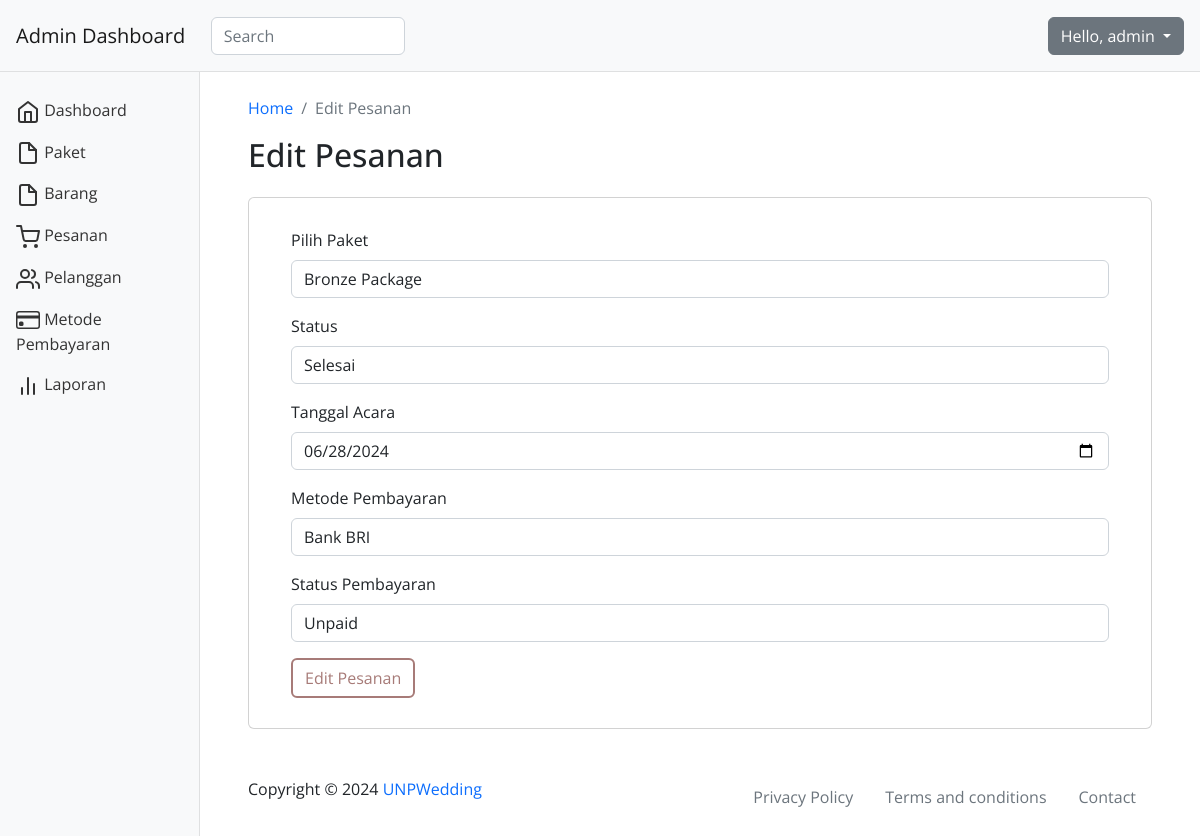
The page /dashboard/edit_order.php?id=31 (signed in) on the database its author committed.
### tables this page shows
CREATE TABLE IF NOT EXISTS `orders` (
  `o_id` int NOT NULL AUTO_INCREMENT,
  `o_user_id` int NOT NULL,
  `o_p_id` int NOT NULL,
  `o_pm_id` int NOT NULL,
  `o_status` enum('Menunggu dikonfirmasi','Dikonfirmasi','Selesai','') NOT NULL,
  `o_event_date` date NOT NULL,
  `o_created_at` datetime NOT NULL,
  PRIMARY KEY (`o_id`),
  KEY `o_user_id` (`o_user_id`),
  KEY `o_p_id` (`o_p_id`),
  KEY `o_payment_id` (`o_pm_id`),
  KEY `o_pm_id` (`o_pm_id`)
);

CREATE TABLE IF NOT EXISTS `packages` (
  `p_id` int NOT NULL AUTO_INCREMENT,
  `p_name` varchar(255) NOT NULL,
  `p_description` text,
  `p_price` int NOT NULL,
  `p_image` varchar(255) DEFAULT NULL,
  `p_created_at` datetime NOT NULL,
  PRIMARY KEY (`p_id`)
);

CREATE TABLE IF NOT EXISTS `payment_method` (
  `pm_id` int NOT NULL AUTO_INCREMENT,
  `pm_name` varchar(50) NOT NULL,
  `pm_detail` varchar(255) NOT NULL,
  PRIMARY KEY (`pm_id`)
);

CREATE TABLE IF NOT EXISTS `payments` (
  `payment_id` int NOT NULL AUTO_INCREMENT,
  `p_user_id` int NOT NULL,
  `p_o_id` int DEFAULT NULL,
  `p_pm_id` int NOT NULL,
  `payment_sender` varchar(55) NOT NULL,
  `p_amount` int NOT NULL,
  `payment_status` enum('Unpaid','Paid DP','Fully Paid','') NOT NULL,
  `payment_proof` varchar(255) NOT NULL,
  PRIMARY KEY (`payment_id`),
  KEY `p_o_id` (`p_o_id`),
  KEY `p_user_id` (`p_user_id`)
);

### dashboard/function_orders.php (called while the page is built, shortened)
<?php
require_once("../config.php");
function getPackages() {
    global $conn;
    $stmt = $conn->prepare("SELECT p_id, p_name FROM packages");
    $stmt->execute();
    $result = $stmt->get_result();
    $packages = [];
    while ($row = $result->fetch_assoc()) {
        $packages[] = $row;
    }
    return $packages;
}
function getPaymentMethods() {
    global $conn;
    $stmt = $conn->prepare("SELECT pm_id, pm_name FROM payment_method");
    $stmt->execute();
    $result = $stmt->get_result();
    $methods = [];
    while ($row = $result->fetch_assoc()) {
        $methods[] = $row;
    }
    return $methods;
}
function getPaymentStatuses() {
    return ['Unpaid', 'Paid DP', 'Fully Paid'];
}
function getOrderById($order_id) {
    global $conn;
    $stmt = $conn->prepare("
        SELECT
            o.o_id,
            o.o_p_id,
            o.o_pm_id,
            o.o_status,
            py.payment_status,
            o.o_event_date,
            o.o_created_at,
            p.p_name,
            pm.pm_name
        FROM orders o
        JOIN packages p ON o.o_p_id = p.p_id
        LEFT JOIN payments py ON o.o_pm_id = py.payment_id
        LEFT JOIN payment_method pm ON py.p_pm_id = pm.pm_id
        WHERE o.o_id = ?
    ");
    $stmt->bind_param("i", $order_id);
    $stmt->execute();
    $result = $stmt->get_result();
    return $result->fetch_assoc();
}
?>

### dashboard/edit_order.php (the view, shortened to what this page needs)
<?php
require_once("function_page.php");
include_once "function_orders.php";
$username = $_SESSION['username'];
$order_id = $_GET['id'];
$order = getOrderById($order_id);
$packages = getPackages();
$payment_methods = getPaymentMethods();
$payment_statuses = getPaymentStatuses();
$selectedPaymentMethodId = $order['o_pm_id'];
?>
<!DOCTYPE html>
<html lang="en">
<head>
    <link rel="stylesheet" href="../vendor/bootstrap/css/bootstrap.min.css">
    <link rel="stylesheet" href="../assets/css/chartist.min.css">
    <link rel="stylesheet" href="../assets/css/style.css">
    <link rel="stylesheet" href="https://cdn.datatables.net/2.0.4/css/dataTables.dataTables.min.css">
</head>
<body>
    <nav class="navbar navbar-light bg-light p-3">
        <div class="d-flex col-12 col-md-3 col-lg-2 mb-2 mb-lg-0 flex-wrap flex-md-nowrap justify-content-between">
            <a class="navbar-brand" href="index.php">
            </a>
        </div>
        <div class="col-12 col-md-4 col-lg-2">
            <input class="form-control form-control-dark" type="text" placeholder="Search" aria-label="Search">
        </div>
        <div class="col-12 col-md-5 col-lg-8 d-flex align-items-center justify-content-md-end mt-3 mt-md-0">
            <div class="dropdown">
                <button class="btn btn-secondary dropdown-toggle" type="button" id="dropdownMenuButton" data-toggle="dropdown" aria-expanded="false">
                    Hello, <?php echo htmlspecialchars($username ?? '', ENT_QUOTES, 'UTF-8'); ?>
                </button>
            </div>
        </div>
    </nav>
    <div class="container-fluid">
        <div class="row">
            <main class="col-md-9 col-lg-10 offset-md-2 px-md-5 py-4">
                <nav aria-label="breadcrumb">
                    <ol class="breadcrumb">
                        <li class="breadcrumb-item"><a href="index.php">Home</a></li>
                        <li class="breadcrumb-item active" aria-current="page">Edit Pesanan</li>
                    </ol>
                </nav>
                <h1 class="h2">Edit Pesanan</h1>
                <div class="row">
                    <div class="col-12 col-xl-12 mb-4 mb-lg-0">
                        <div class="card">
                            <div class="container">
                                <form action="<?php echo $_SERVER["PHP_SELF"] . "?id=" . $order_id; ?>" method="POST">
                                    <div class="mb-3">
                                        <label for="package_id" class="form-label">Pilih Paket</label>
                                        <select class="form-control" id="package_id" name="package_id" required>
                                            <?php foreach ($packages as $pkg) { ?>
                                                <option value="<?php echo $pkg['p_id']; ?>" <?php if ($pkg['p_id'] == $order['o_p_id']) echo 'selected'; ?>><?php echo htmlspecialchars($pkg['p_name'], ENT_QUOTES, 'UTF-8'); ?></option>
                                            <?php } ?>
                                        </select>
                                    </div>
                                    <div class="mb-3">
                                        <label for="status" class="form-label">Status</label>
                                        <select class="form-control" id="status" name="status" required>
                                            <option value="Selesai" <?php if ($order['o_status'] == 'Selesai') echo 'selected'; ?>>Selesai</option>
                                        </select>
                                    </div>
                                    <div class="mb-3">
                                        <label for="event_date" class="form-label">Tanggal Acara</label>
                                        <input type="date" class="form-control" id="event_date" name="event_date" value="<?php echo htmlspecialchars($order['o_event_date'], ENT_QUOTES, 'UTF-8'); ?>" required>
                                    </div>
                                    <div class="mb-3">
                                        <label for="payment_method" class="form-label">Metode Pembayaran</label>
                                        <select class="form-control" id="payment_method" name="payment_method" required>
                                            <?php foreach ($payment_methods as $method) { ?>
                                                <option value="<?php echo htmlspecialchars($method['pm_id'], ENT_QUOTES, 'UTF-8'); ?>" <?php if ($method['pm_id'] == $selectedPaymentMethodId) echo 'selected'; ?>><?php echo htmlspecialchars($method['pm_name'], ENT_QUOTES, 'UTF-8'); ?></option>
                                            <?php } ?>
                                        </select>
                                    </div>
                                    <div class="mb-3">
                                        <label for="payment_status" class="form-label">Status Pembayaran</label>
                                        <select class="form-control" id="payment_status" name="payment_status" required>
                                            <?php foreach ($payment_statuses as $status) { ?>
                                                <option value="<?php echo $status; ?>" <?php if ($order['payment_status'] == $status) echo 'selected'; ?>><?php echo htmlspecialchars($status, ENT_QUOTES, 'UTF-8'); ?></option>
                                            <?php } ?>
                                        </select>
                                    </div>
                                    <button type="submit" class="btn btn-primary">Edit Pesanan</button>
                                </form>
                            </div>
                        </div>
                    </div>
                    <footer class="pt-5 d-flex justify-content-between">
                        <span>Copyright © 2024 <a href="#">UNPWedding</a></span>
                        <ul class="nav m-0">
                            <li class="nav-item">
                                <a class="nav-link text-secondary" aria-current="page" href="#">Privacy Policy</a>
                            </li>
                            <li class="nav-item">
                                <a class="nav-link text-secondary" href="#">Terms and conditions</a>
                            </li>
                            <li class="nav-item">
                                <a class="nav-link text-secondary" href="#">Contact</a>
                            </li>
                        </ul>
                    </footer>
            </main>
        </div>
    </div>
</body>
</html>

### assets/css/style.css (style rules this page uses)
html, body, div, span, applet, object, iframe, h1, h2, h3, h4, h5, h6, p, blockquote, div pre, a, abbr, acronym, address, big, cite, code, del, dfn, em, font, img, ins, kbd, q, s, samp, small, strike, strong, sub, sup, tt, var, b, u, i, center, dl, dt, dd, ol, ul, li, figure, header, nav, section, article, aside, footer, figcaption { margin: 0; padding: 0; border: 0; outline: 0; }
ul, li { padding: 0; margin: 0; list-style: none; }
header, nav, section, article, aside, footer, hgroup { display: block; }
* { box-sizing: border-box; }
html, body { font-family: 'Open Sans', sans-serif; -ms-text-size-adjust: 100%; -webkit-font-smoothing: antialiased; -moz-osx-font-smoothing: grayscale; }
a { text-decoration: none !important; }
h1, h2, h3, h4, h5, h6 { margin-top: 0px; margin-bottom: 0px; font-weight: 700; }
ul { margin-bottom: 0px; }
html, body { font-family: 'Open Sans', sans-serif; }
.nav { justify-content: right; }
.btn-primary { color: #A77B78; background-color: transparent; border: 2px solid #A77B78; }
button, .accordion-button { color: #A77B78; }
button, .accordion-button:hover { color: #000; }
.page-order, .card { margin: 30px 0 0 0; padding: 50px; }
button[type=button] { width: 100%; }
.page-payment, .card { margin: 15px 0 0 0; padding: 30px; }
.main, .col-lg-10 { float: right; }
.navbar { box-shadow: inset 0 -1px 0 rgba(0, 0, 0, .1); }
@media (min-width: 767.98px) { .navbar { top: 0; position: sticky; z-index: 999; } }
body { overflow-x: hidden; }

### rows shown on the page
orders: package_id "Bronze Package", status "Selesai", event_date "06/28/2024", payment_method "Bank BRI"
payments: payment_status "Unpaid"

### other values the page prints
$username "admin"
